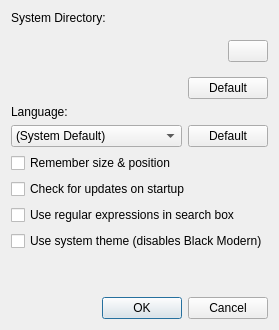
<?xml version="1.0" encoding="UTF-8"?>
<ui version="4.0">
 <class>VMManagerPreferences</class>
 <widget class="QDialog" name="VMManagerPreferences">
  <property name="geometry">
   <rect>
    <x>0</x>
    <y>0</y>
    <width>400</width>
    <height>475</height>
   </rect>
  </property>
  <property name="windowTitle">
   <string>Preferences</string>
  </property>
  <layout class="QVBoxLayout" name="verticalLayout">
   <property name="sizeConstraint">
     <enum>QLayout::SetFixedSize</enum>
   </property>
   <item>
    <widget class="QLabel" name="labelSystemDir">
     <property name="text">
      <string>System Directory:</string>
     </property>
    </widget>
   </item>
   <item>
    <widget class="QWidget" name="widget" native="true">
     <layout class="QHBoxLayout" name="horizontalLayout">
      <property name="leftMargin">
       <number>0</number>
      </property>
      <property name="rightMargin">
       <number>0</number>
      </property>
      <item>
       <widget class="QLabel" name="systemDirectory">
        <property name="text">
         <string/>
        </property>
       </widget>
      </item>
      <item>
       <widget class="QPushButton" name="dirSelectButton">
        <property name="sizePolicy">
         <sizepolicy hsizetype="Maximum" vsizetype="Fixed">
          <horstretch>0</horstretch>
          <verstretch>0</verstretch>
         </sizepolicy>
        </property>
        <property name="text">
         <string/>
        </property>
       </widget>
      </item>
     </layout>
    </widget>
   </item>
   <item>
    <layout class="QHBoxLayout" name="horizontalLayout_3">
     <property name="leftMargin">
      <number>0</number>
     </property>
     <property name="rightMargin">
      <number>0</number>
     </property>
     <item>
      <spacer name="horizontalSpacer">
       <property name="orientation">
        <enum>Qt::Horizontal</enum>
       </property>
       <property name="sizeHint" stdset="0">
        <size>
         <width>40</width>
         <height>20</height>
        </size>
       </property>
      </spacer>
     </item>
     <item>
      <widget class="QPushButton" name="pushButtonDefaultSystemDir">
       <property name="text">
        <string>Default</string>
       </property>
      </widget>
     </item>
    </layout>
   </item>
   <item>
    <widget class="QLabel" name="labelLanguage">
     <property name="text">
      <string>Language:</string>
     </property>
    </widget>
   </item>
   <item>
    <layout class="QHBoxLayout" name="horizontalLayout_2">
     <item>
      <widget class="QComboBox" name="comboBoxLanguage">
       <property name="sizePolicy">
        <sizepolicy hsizetype="MinimumExpanding" vsizetype="Fixed">
         <horstretch>0</horstretch>
         <verstretch>0</verstretch>
        </sizepolicy>
       </property>
       <property name="maxVisibleItems">
        <number>30</number>
       </property>
       <item>
        <property name="text">
         <string>(System Default)</string>
        </property>
       </item>
      </widget>
     </item>
     <item>
      <widget class="QPushButton" name="pushButtonLanguage">
       <property name="text">
        <string>Default</string>
       </property>
      </widget>
     </item>
    </layout>
   </item>
   <item>
    <widget class="QCheckBox" name="rememberSizePositionCheckBox">
     <property name="text">
      <string>Remember size &amp;&amp; position</string>
     </property>
    </widget>
   </item>
   <item>
    <widget class="QCheckBox" name="updateCheckBox">
     <property name="text">
      <string>Check for updates on startup</string>
     </property>
    </widget>
   </item>
   <item>
    <widget class="QCheckBox" name="regexSearchCheckBox">
     <property name="text">
      <string>Use regular expressions in search box</string>
     </property>
    </widget>
   </item>
   <item>
    <widget class="QCheckBox" name="checkBoxUseSystemTheme">
     <property name="text">
      <string>Use system theme (disables Black Modern)</string>
     </property>
    </widget>
   </item>
   <item>
    <spacer name="verticalSpacer">
     <property name="orientation">
      <enum>Qt::Vertical</enum>
     </property>
     <property name="sizeHint" stdset="0">
      <size>
       <width>20</width>
       <height>40</height>
      </size>
     </property>
    </spacer>
   </item>
   <item>
    <widget class="QDialogButtonBox" name="buttonBox">
     <property name="orientation">
      <enum>Qt::Horizontal</enum>
     </property>
     <property name="standardButtons">
      <set>QDialogButtonBox::Cancel|QDialogButtonBox::Ok</set>
     </property>
    </widget>
   </item>
  </layout>
 </widget>
 <tabstops>
  <tabstop>dirSelectButton</tabstop>
  <tabstop>pushButtonDefaultSystemDir</tabstop>
  <tabstop>comboBoxLanguage</tabstop>
  <tabstop>pushButtonLanguage</tabstop>
  <tabstop>rememberSizePositionCheckBox</tabstop>
  <tabstop>updateCheckBox</tabstop>
  <tabstop>regexSearchCheckBox</tabstop>
  <tabstop>checkBoxUseSystemTheme</tabstop>
 </tabstops>
 <resources/>
 <connections>
  <connection>
   <sender>buttonBox</sender>
   <signal>accepted()</signal>
   <receiver>VMManagerPreferences</receiver>
   <slot>accept()</slot>
   <hints>
    <hint type="sourcelabel">
     <x>248</x>
     <y>254</y>
    </hint>
    <hint type="destinationlabel">
     <x>157</x>
     <y>274</y>
    </hint>
   </hints>
  </connection>
  <connection>
   <sender>buttonBox</sender>
   <signal>rejected()</signal>
   <receiver>VMManagerPreferences</receiver>
   <slot>reject()</slot>
   <hints>
    <hint type="sourcelabel">
     <x>316</x>
     <y>260</y>
    </hint>
    <hint type="destinationlabel">
     <x>286</x>
     <y>274</y>
    </hint>
   </hints>
  </connection>
 </connections>
</ui>
